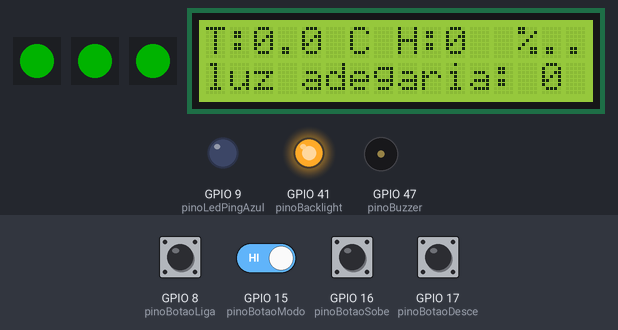
Bench run of a sketch on a simulated ESP32-S3. On the bench: 3 × 1 RGB LEDs in strip order, left to right, 16×2 character LCD, output pins drawn as LEDs (lit = HIGH), buzzer (waves = sounding). The inputs (shaded band) are chosen by the test bench; at power-on: GPIO 8 (pinoBotaoLiga), GPIO 15 (pinoBotaoModo), GPIO 16 (pinoBotaoSobe), GPIO 17 (pinoBotaoDesce) HIGH. Dim RGB values are drawn brighter than linear; what the sketch prints to the serial monitor is not drawn.

Above: at 1.9 s.
2.0 s: GPIO 8 (pinoBotaoLiga) pulled LOW for 1 s
At 2.7 s:
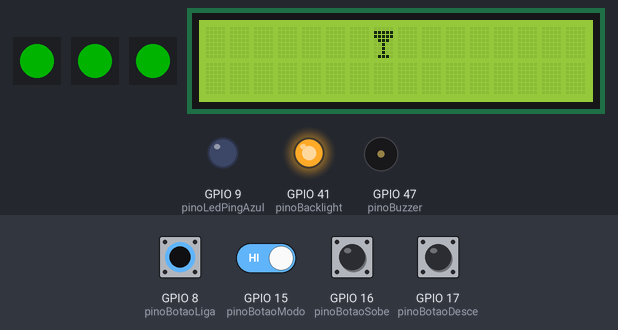
4.8 s: GPIO 8 (pinoBotaoLiga) driven LOW and GPIO 15 (pinoBotaoModo) driven LOW
7.8 s: GPIO 15 (pinoBotaoModo) driven HIGH
13.8 s: GPIO 8 (pinoBotaoLiga) driven HIGH
At 16.58 s:
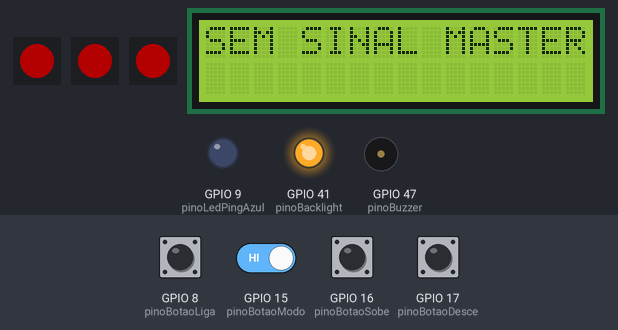
16.8 s: GPIO 8 (pinoBotaoLiga) driven LOW
At 17.5 s:
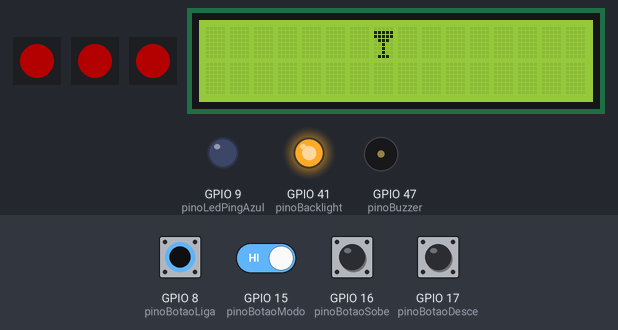
Timing chart, 0 to 19.3 s (numbered marks = the images above; inputs shaded):
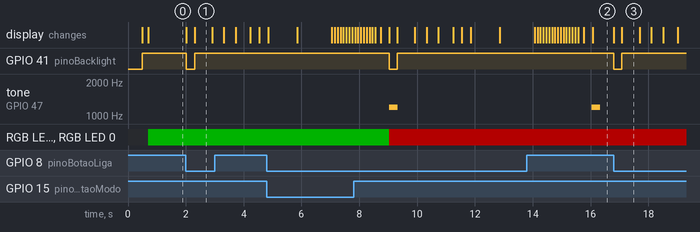

The sketch:

esp32_s3_RECEPTOR.ino
```cpp
// ============================================================================
// NOME DO PROJETO: Sistema Multiversatio
// PLACA: Receptor ESP32-S3 V (Endereço MAC: A4:CB:8F:D4:AB:34)
// OBJETIVO: Receber dados do Master E, gerenciar LEDs NeoPixel e exibir o gráfico
// ============================================================================

#include <WiFi.h>
#include <esp_now.h>
#include <esp_wifi.h>
#include <LiquidCrystal.h>
#include <Adafruit_NeoPixel.h>

// --- SEU MAPEAMENTO DE PINOS REAL PRESERVADO ---
const int pinoBotaoModo   = 15;
const int pinoBotaoLiga   = 8;
const int pinoBotaoSobe   = 16;
const int pinoBotaoDesce  = 17;

const int pinoBuzzer      = 47;
const int pinoBacklight   = 41;
const int pinoLedPingAzul = 9;

const int pinoWs2812Temp  = 11;
const int pinoWs2812Hum   = 12;
const int pinoWs2812Luz   = 13;

// --- CONFIGURAÇÃO DE OBJETOS ---
Adafruit_NeoPixel pixelTemp(1, pinoWs2812Temp, NEO_GRB + NEO_KHZ800);
Adafruit_NeoPixel pixelHum(1, pinoWs2812Hum, NEO_GRB + NEO_KHZ800);
Adafruit_NeoPixel pixelLuz(1, pinoWs2812Luz, NEO_GRB + NEO_KHZ800);

LiquidCrystal lcd(1, 2, 4, 5, 6, 7);

// --- ESTRUTURA DE DADOS (STRUCT) ---
typedef struct struct_mensagem {
  int ldr1;
  int ldr2;
  int mediaLdr;
  float temperatura;
  float humidade;
} struct_mensagem;

struct_mensagem dadosRecebidos;

// MAC do Master esperado (ESP32-S3 E)
const uint8_t macMasterEsperado[] = {0xA4, 0xCB, 0x8F, 0xD3, 0x4F, 0x00};

unsigned long ultimaMensagemRecebida = 0;
const unsigned long tempoLimiteMensagem = 7000;
unsigned long ultimoBipErro = 0;

bool falhaComunicacao = false;
bool painelLigado     = true;
int modoExibicao      = 0;
int escalaGrafico     = 50;
int ultimoRssi        = -100;

// Matriz do Gráfico
const byte barra[8][8] = {
  {0, 0, 0, 0, 0, 0, 0, 31},
  {0, 0, 0, 0, 0, 0, 31, 31},
  {0, 0, 0, 0, 0, 31, 31, 31},
  {0, 0, 0, 0, 31, 31, 31, 31},
  {0, 0, 0, 31, 31, 31, 31, 31},
  {0, 0, 31, 31, 31, 31, 31, 31},
  {0, 31, 31, 31, 31, 31, 31, 31},
  {31, 31, 31, 31, 31, 31, 31, 31}
};

int historicoDados[16] = {0, 0, 0, 0, 0, 0, 0, 0, 0, 0, 0, 0, 0, 0, 0, 0};

// --- FUNÇÕES DE SUPORTE ---

void recriarCaracteresGrafico() {
  for (int i = 0; i < 8; i++) {
    lcd.createChar(i, (uint8_t*)barra[i]);
    delay(10);
  }
}

uint32_t calcularCorSuave(Adafruit_NeoPixel &pixel, int percentual) {
  percentual = constrain(percentual, 0, 100);
  int r = 0, g = 0, b = 0;
  if (percentual < 50) {
    r = map(percentual, 0, 50, 0, 255);
    g = 255;
  } else {
    r = 255;
    g = map(percentual, 50, 100, 255, 0);
  }
  return pixel.Color(r, g, b);
}

void OnDataRecv(const esp_now_recv_info_t *recv_info, const uint8_t *data, int len) {
  if (memcmp(recv_info->src_addr, macMasterEsperado, 6) == 0) {
    memcpy(&dadosRecebidos, data, sizeof(dadosRecebidos));
    ultimaMensagemRecebida = millis();
    falhaComunicacao = false;

    ultimoRssi = recv_info->rx_ctrl->rssi;
    int brilhoPing = map(ultimoRssi, -95, -30, 0, 255);
    brilhoPing = constrain(brilhoPing, 0, 255);
    analogWrite(pinoLedPingAzul, brilhoPing);
  }
}

// --- FRAMES DA ANIMAÇÃO DA GARRAFA (Alinhados antes do loop) ---

void frame1() {
  lcd.clear();
  byte image01[] = { B00000, B11111, B11111, B01110, B00100, B00100, B00100, B01110 };
  lcd.createChar(0, image01);
  lcd.setCursor(7, 0); lcd.write(byte(0));
}

void frame2() {
  lcd.clear();
  byte image01[] = { B00000, B00000, B11000, B00100, B01111, B11100, B11000, B00000 };
  byte image02[] = { B00000, B00000, B00000, B01000, B11000, B01000, B00000, B00000 };
  byte image03[] = { B00000, B00000, B00000, B00000, B00000, B00000, B00000, B00001 };
  byte image04[] = { B00011, B00010, B00000, B00010, B00000, B00000, B00000, B00000 };
  lcd.createChar(0, image01); lcd.createChar(1, image02);
  lcd.createChar(2, image03); lcd.createChar(3, image04);
  lcd.setCursor(7, 0); lcd.write(byte(0));
  lcd.setCursor(8, 0); lcd.write(byte(1));
  lcd.setCursor(6, 0); lcd.write(byte(2));
  lcd.setCursor(6, 1); lcd.write(byte(3));
}

void frame3() {
  lcd.clear();
  byte image01[] = { B00000, B00000, B11000, B00100, B00011, B00100, B11000, B00000 };
  byte image02[] = { B00000, B00000, B00000, B01000, B11000, B01000, B00000, B00000 };
  byte image03[] = { B00000, B00000, B00000, B00000, B00000, B00000, B00000, B00001 };
  byte image04[] = { B00001, B00011, B00011, B00110, B00010, B00000, B00010, B00000 };
  lcd.createChar(0, image01); lcd.createChar(1, image02);
  lcd.createChar(2, image03); lcd.createChar(3, image04);
  lcd.setCursor(7, 0); lcd.write(byte(0));
  lcd.setCursor(8, 0); lcd.write(byte(1));
  lcd.setCursor(6, 0); lcd.write(byte(2));
  lcd.setCursor(6, 1); lcd.write(byte(3));
}

void frame4() {
  lcd.clear();
  byte image01[] = { B00000, B00001, B00000, B00001, B00010, B00001, B00011, B00110 };
  byte image2[]  = { B00010, B00000, B00000, B00000, B00000, B00000, B00000, B00000 };
  lcd.createChar(0, image01); lcd.createChar(1, image2);
  lcd.setCursor(6, 0); lcd.write(byte(0));
  lcd.setCursor(6, 1); lcd.write(byte(1));
}

void frame5() {
  lcd.clear();
  byte image01[] = { B00010, B00100, B00100, B01100, B11000, B01001, B11011, B01110 };
  byte image02[] = { B00000, B00000, B00000, B10100, B11000, B10000, B10000, B00000 };
  lcd.createChar(0, image01); lcd.createChar(1, image02);
  lcd.setCursor(6, 0); lcd.write(byte(0));
  lcd.setCursor(7, 0); lcd.write(byte(1));
}

void frame6() {
  lcd.clear();
  byte image01[] = { B00010, B00100, B00100, B01100, B11000, B01001, B11011, B01110 };
  byte image02[] = { B00000, B00000, B00000, B10110, B11001, B10000, B10000, B10000 };
  byte image03[] = { B00000, B00000, B00000, B01110, B10001, B01111, B11001, B01111 };
  byte image4[]  = { B00001, B10001, B01110, B00000, B00000, B00000, B00000, B00000 };
  lcd.createChar(0, image01); lcd.createChar(1, image02);
  lcd.createChar(2, image03); lcd.createChar(3, image4);
  lcd.setCursor(6, 0); lcd.write(byte(0));
  lcd.setCursor(7, 0); lcd.write(byte(1));
  lcd.setCursor(8, 0); lcd.write(byte(2));
  lcd.setCursor(6, 1); lcd.write(byte(3));
}

void frame7() {
  lcd.clear();
  byte image01[] = { B00000, B00000, B00000, B01110, B11001, B01101, B11111, B01110 };
  byte image02[] = { B00000, B00000, B00000, B10110, B11001, B10000, B10000, B10000 };
  byte image03[] = { B00000, B00000, B00000, B01110, B10001, B01111, B11001, B01111 };
  byte image04[] = { B00001, B10001, B01110, B00000, B00000, B00000, B00000, B00000 };
  byte image05[] = { B00000, B00000, B00000, B10110, B11001, B10001, B11110, B10000 };
  byte image06[] = { B10000, B10000, B10000, B00000, B00000, B00000, B00000, B00000 };
  byte image07[] = { B00000, B00000, B00000, B01110, B10001, B11111, B10000, B01111 };
  lcd.createChar(0, image01); lcd.createChar(1, image02);
  lcd.createChar(2, image03); lcd.createChar(3, image04);
  lcd.createChar(4, image05); lcd.createChar(5, image06);
  lcd.createChar(6, image07);
  lcd.setCursor(6, 0); lcd.write(byte(0));
  lcd.setCursor(7, 0); lcd.write(byte(1));
  lcd.setCursor(8, 0); lcd.write(byte(2));
  lcd.setCursor(6, 1); lcd.write(byte(3));
  lcd.setCursor(9, 0); lcd.write(byte(4));
  lcd.setCursor(9, 1); lcd.write(byte(5));
  lcd.setCursor(10, 0); lcd.write(byte(6));
}

void executarAnimacaoAbertura() {
  frame1(); delay(600);
  frame2(); delay(400);
  frame3(); delay(400);
  frame4(); delay(500);
  frame5(); delay(300);
  frame6(); delay(300);
  frame7(); delay(1000);

  lcd.clear();
  lcd.setCursor(0, 0);
  lcd.print("Bem-vindo(a) a");
  lcd.setCursor(0, 1);
  lcd.print("Adega Agnello!");
  delay(1200);

  for (int x = 0; x < 16; x++) {
    lcd.scrollDisplayRight();
    delay(100);
  }
  lcd.clear();

  recriarCaracteresGrafico();
}

// --- SETUP INICIAL ---
void setup() {
  Serial.begin(115200);
  delay(500);
  Serial.println("Receptor esp32 s3 V Inicializando...");

  pinMode(pinoBotaoLiga, INPUT_PULLUP);
  pinMode(pinoBotaoModo, INPUT_PULLUP);
  pinMode(pinoBotaoSobe, INPUT_PULLUP);
  pinMode(pinoBotaoDesce, INPUT_PULLUP);

  pinMode(pinoBuzzer, OUTPUT);
  pinMode(pinoBacklight, OUTPUT);
  pinMode(pinoLedPingAzul, OUTPUT);

  digitalWrite(pinoBuzzer, LOW);
  digitalWrite(pinoBacklight, HIGH);

  pixelTemp.begin(); pixelTemp.setBrightness(60);
  pixelHum.begin();  pixelHum.setBrightness(60);
  pixelLuz.begin();  pixelLuz.setBrightness(60);

  lcd.begin(16, 2);
  delay(50);

  recriarCaracteresGrafico();

  for (int i = 0; i < 16; i++) {
    historicoDados[i] = 0;
  }

  lcd.clear();
  lcd.print("S3 Conectando...");

  WiFi.mode(WIFI_STA);
  esp_wifi_set_channel(1, WIFI_SECOND_CHAN_NONE);

  if (esp_now_init() != ESP_OK) {
    Serial.println("Erro ao inicializar ESP-NOW.");
    ESP.restart();
  }

  esp_now_register_recv_cb((esp_now_recv_cb_t)OnDataRecv);
  ultimaMensagemRecebida = millis();
}

// --- LOOP PRINCIPAL (Garantido sem erros de escopo) ---
void loop() {
  unsigned long tempoAtual = millis();

  if (tempoAtual - ultimaMensagemRecebida > tempoLimiteMensagem) {
    falhaComunicacao = true;

    pixelTemp.setPixelColor(0, pixelTemp.Color(255, 0, 0));
    pixelHum.setPixelColor(0, pixelHum.Color(255, 0, 0));
    pixelLuz.setPixelColor(0, pixelLuz.Color(255, 0, 0));
    pixelTemp.show(); pixelHum.show(); pixelLuz.show();

    if (tempoAtual - ultimoBipErro > 2000) {
      ultimoBipErro = tempoAtual;
      tone(pinoBuzzer, 1200, 300);
      lcd.clear();
      lcd.print("SEM SINAL MASTER");
    }
  }

  if (digitalRead(pinoBotaoModo) == LOW) {
    modoExibicao = (modoExibicao == 0) ? 1 : 0;
    lcd.clear();
    delay(250);
  }

  if (digitalRead(pinoBotaoLiga) == LOW) {
    painelLigado = !painelLigado;

    if (painelLigado) {
      digitalWrite(pinoBacklight, HIGH);
      executarAnimacaoAbertura();
    } else {
      digitalWrite(pinoBacklight, LOW);
      lcd.clear();
    }
    delay(250);
  }

  if (painelLigado) {
    if (digitalRead(pinoBotaoSobe) == LOW) {
      escalaGrafico += 5;
      delay(150);
    }
    // Botão de Descer: Diminui o valor de referência da escala do gráfico
    if (digitalRead(pinoBotaoDesce) == LOW) {
      escalaGrafico -= 5;
      if (escalaGrafico < 5) {
        escalaGrafico = 5; // Protege para a escala nunca ser menor ou igual a zero
      }
      delay(150);
    }
  }

  // --- PROCESSING VISUAL (Apenas opera se houver link ativo com o Master) ---
  if (!falhaComunicacao) {
    // Converte a média analógica dos LDRs para uma escala percentual (0 a 100%)
    int ldrPorcentagem = map(dadosRecebidos.mediaLdr, 0, 4095, 0, 100);
    ldrPorcentagem = constrain(ldrPorcentagem, 0, 100);

    // Ajusta individualmente as grandezas de cada sensor para as funções de cor
    int pctTemp = map((int)dadosRecebidos.temperatura, 15, 40, 0, 100);
    int pctHum  = map((int)dadosRecebidos.humidade, 30, 85, 0, 100);
    int pctLuz  = ldrPorcentagem;

    // Calcula e injeta o gradiente suave nos anéis de LED NeoPixel
    pixelTemp.setPixelColor(0, calcularCorSuave(pixelTemp, pctTemp));
    pixelHum.setPixelColor(0, calcularCorSuave(pixelHum, pctHum));
    pixelLuz.setPixelColor(0, calcularCorSuave(pixelLuz, pctLuz));

    // Dispara a atualização física de hardware dos pixels
    pixelTemp.show();
    pixelHum.show();
    pixelLuz.show();

    // --- ATUALIZAÇÃO DO DISPLAY LCD ---
    if (painelLigado) {
      if (modoExibicao == 0) {
        // MODO 0: Visão textual limpa das leituras atuais
        lcd.setCursor(0, 0);
        lcd.printf("T:%-4.1fC H:%-3.0f%%", dadosRecebidos.temperatura, dadosRecebidos.humidade);
        lcd.setCursor(0, 1);
        lcd.printf("luz adegaria: %-3d%% ", ldrPorcentagem);
      }
      else {
        // MODO 1: Gráfico horizontal animado deslizante
        static unsigned long ultimoUpdateGrafico = 0;

        if (tempoAtual - ultimoUpdateGrafico > 500) { // Atualiza a cada 0.5s
          ultimoUpdateGrafico = tempoAtual;

          // Desloca o vetor de memórias uma casa para a esquerda (Efeito esteira)
          for (int i = 0; i < 15; i++) {
            historicoDados[i] = historicoDados[i + 1];
          }

          // Desenha a nova leitura estritamente no índice 15 (Canto direito do LCD)
          int novaBarra = map(ldrPorcentagem, 0, 100, 0, 7);
          historicoDados[15] = constrain(novaBarra, 0, 7);
        }

        // Linha 1 do modo gráfico: Monitor de texto auxiliar
        lcd.setCursor(0, 0);
        lcd.print("LDR:");
        lcd.print(ldrPorcentagem);
        lcd.print("%  Esc:");
        lcd.print(escalaGrafico);
        lcd.print("   "); // Limpa resquícios de dígitos fantasmas antigos

        // Linha 2 do modo gráfico: Renderiza as 16 colunas customizadas
        lcd.setCursor(0, 1);
        for (int i = 0; i < 16; i++) {
          lcd.write((byte)historicoDados[i]);
        }
      }
    }
  }
  delay(30); // Mantém o RTOS e Watchdog do ESP32-S3 operando de forma estável
}
```

Measured:
- after the input at 2.0 s, GPIO 41 (pinoBacklight): HIGH → LOW at once, → HIGH 0.28 s later; the display: first changes at once (image 1 shows a later state)
- after the input at 13.8 s, GPIO 41 (pinoBacklight): stays HIGH (without the input it goes to LOW after 2.2 s); the display: first differs from a run without the input after 2.3 s (image 2)
- after the input at 16.8 s, GPIO 41 (pinoBacklight): HIGH → LOW at once, → HIGH 0.28 s later; tone on GPIO 47 (pinoBuzzer): stays silent (without the input it goes to 1200 Hz after 1.2 s); the display: first changes at once (image 3 shows a later state)
- what the display in image 1 shows lasts 0.6 s, from 2.3 s to 2.9 s
